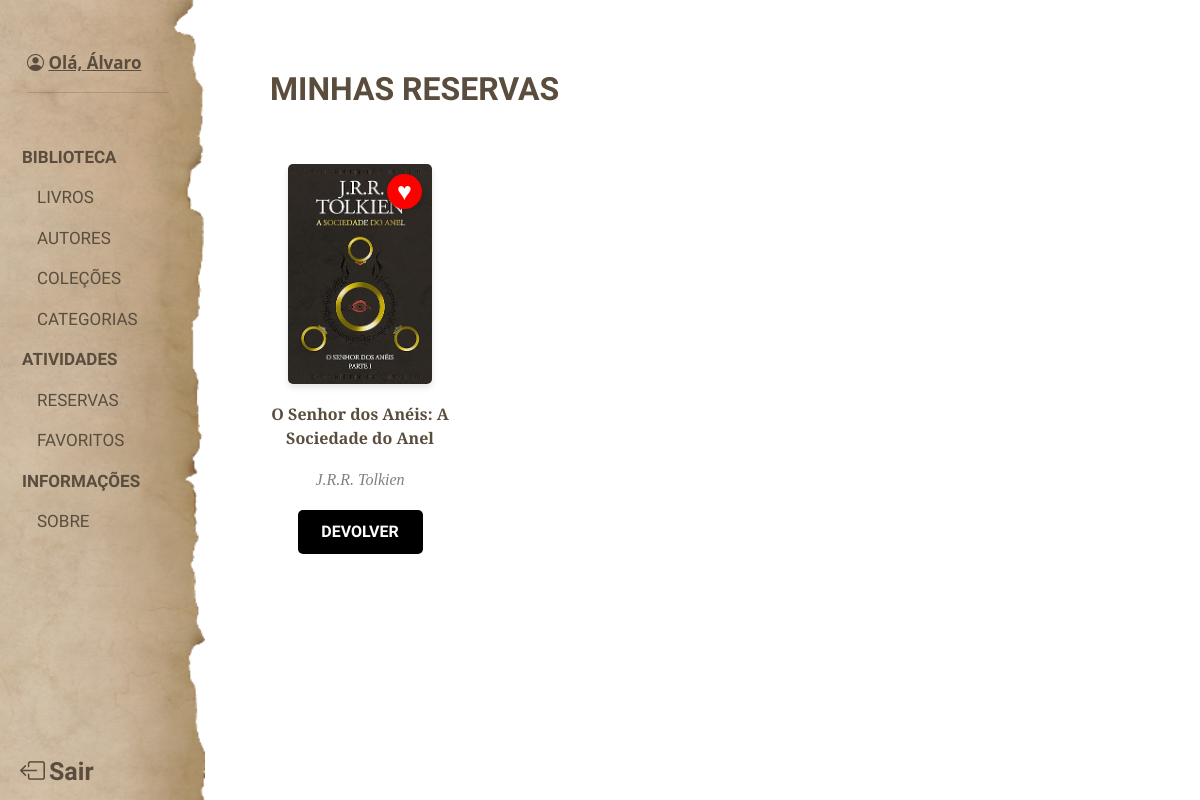
Before: /atividades/reservas/ (signed in) with the older database file.
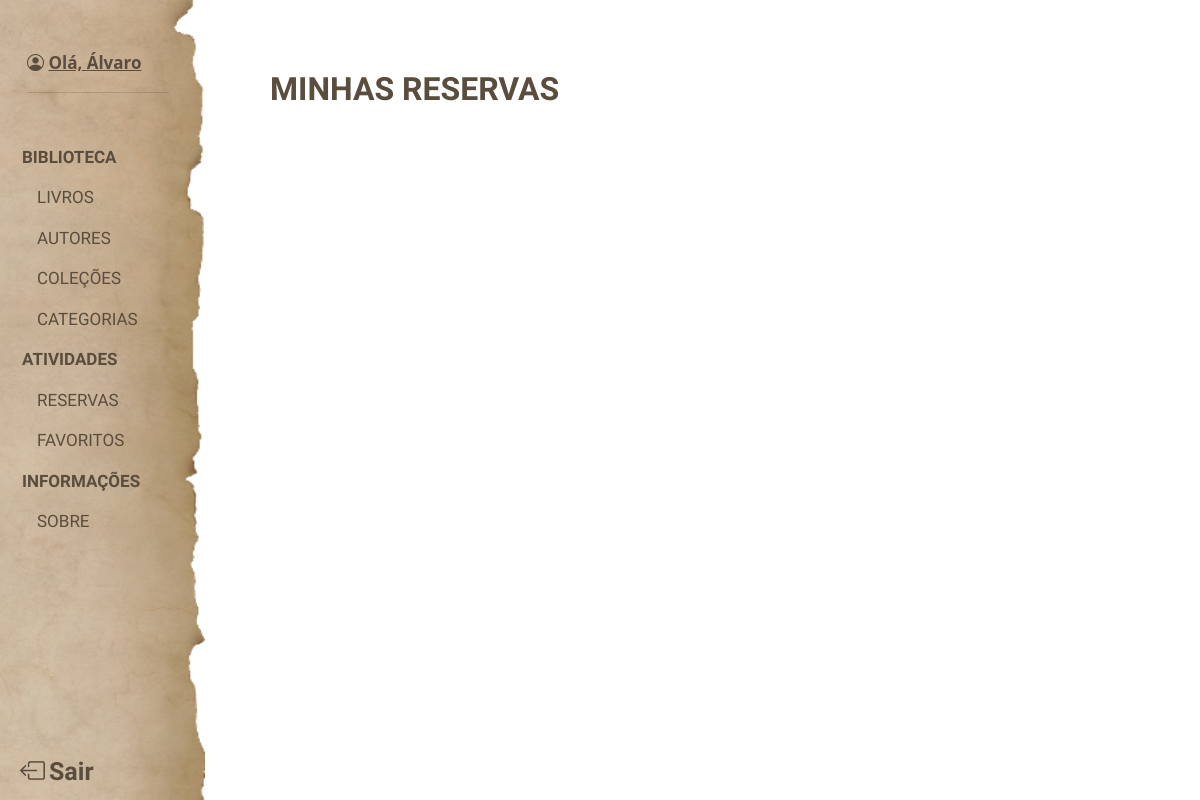
After: the same page with the newer database file.
### atividades/models.py (models this page shows, shortened)
class Reserva(models.Model):
    user = models.ForeignKey(User, on_delete=models.CASCADE)
    livro = models.ForeignKey(Livro, on_delete=models.CASCADE)
    data_criacao = models.DateTimeField(auto_now_add=True)
    class Meta:
        unique_together = ('user', 'livro')

### livros/models.py (models this page shows, shortened)
class Livro(models.Model):
    nome = models.CharField(max_length=255)
    autor = models.ForeignKey('Autor', on_delete=models.CASCADE, related_name="livros")
    ano = models.PositiveIntegerField()
    sinopse = models.TextField(blank=True, null=True, verbose_name="Sinopse:")
    categoria = models.ForeignKey('Categoria', on_delete=models.CASCADE)
    colecao = models.ForeignKey('Colecao', on_delete=models.SET_NULL, null=True, blank=True, related_name="livros")
    imagem = models.ImageField(upload_to='livros/', null=True, blank=True)
    is_reservado = models.BooleanField(default=False)
    data_criacao = models.DateTimeField(auto_now_add=True)
    data_atualizacao = models.DateTimeField(auto_now=True)

class Autor(models.Model):
    nome = models.CharField(max_length=255, unique= True, verbose_name="Nome do Autor(A):")
    biografia = models.TextField(blank= True, null=True, verbose_name="Biografia do Autor(a):")
    aniversario = models.DateField(verbose_name="Data de Nascimento:")
    nacionalidade = models.CharField(max_length=100, verbose_name="Nacionalidade:")
    data_criacao = models.DateTimeField(auto_now_add=True, verbose_name="Data de Criação:")
    data_atualizacao = models.DateTimeField(auto_now=True, verbose_name="Data de Atualização:")

### atividades/views.py (the view)
# urls.py: path('reservas/', reservas, name='reservas'),
def reservas(request):
    reservados = Reserva.objects.filter(user=request.user)
    favoritos = Favorito.objects.filter(user=request.user).values_list('livro_id', flat=True)
    return render(request, 'atividades/reservas.html', {'reservados' : reservados, 'livros_favoritos' : favoritos})

### templates/atividades/reservas.html (shortened to what this page needs)
<!DOCTYPE html>
<html lang="en">
<head>
    {% load static %}
    <link rel="stylesheet" href="{% static 'css/atividades/reservas.css' %}">
    <link href="https://cdn.jsdelivr.net/npm/bootstrap@5.3.3/dist/css/bootstrap.min.css" rel="stylesheet"
>
    <link rel="stylesheet" href="https://cdn.jsdelivr.net/npm/bootstrap-icons@1.11.3/font/bootstrap-icons.min.css">
</head>
<body>
    {% include 'navbar.html' %}
    <main>
        <h2>MINHAS RESERVAS</h2>
        <br><br>
        <section>
            {% for reservado in reservados %}
            <a style="text-decoration:none" href="{% url 'ver_livro' reservado.livro.id %}">
                <div class="livro-exemple">
                    {% if reservado.livro.imagem %}
                    <div class="livro-container">
                        <img src="{{ reservado.livro.imagem.url }}" alt="{{ reservado.livro.nome }}" class="livro-imagem">
                        <form action="{% url 'atividades:favoritar_livro' reservado.livro.id %}" method="POST">
                            <button name="favoritar" type="submit" class="favorite-btn {% if reservado.livro.id in livros_favoritos %} favorited {% endif %}">
                                ♥
                            </button>
                        </form>
                    </div>
                    {% else %}
                        Sem imagem
                    {% endif %}
                    <span>{{ reservado.livro.nome }}</span>
                    <i>{{ reservado.livro.autor.nome }}</i>
                    <form action="{% url 'atividades:reservar_livro' reservado.livro.id %}" method="POST">
                        {% if reservado.livro.is_reservado %}
                                <button class="button-aplicar-filtros btn-cancelar" style="border-radius: 5px;" type="submit">DEVOLVER</button>
                        {% else %}
                            <button class="button-aplicar-filtros btn-reservar"
                                style="background: url('{% static 'images/card_button.png' %}') no-repeat center center !important; border-radius: 5px"
                                type="submit">RESERVAR</button>
                        {% endif %}
                    </form>
                    </div>
            </a>
            {% endfor %}
            <br><br>
        </section>
    </main>
</body>
</html>

Changed rows visible on the page:
removed Reserva: livro.imagem (picture), livro.nome "O Senhor dos Anéis: A Sociedade do Anel", livro.autor.nome "J.R.R. Tolkien", shows "DEVOLVER"
